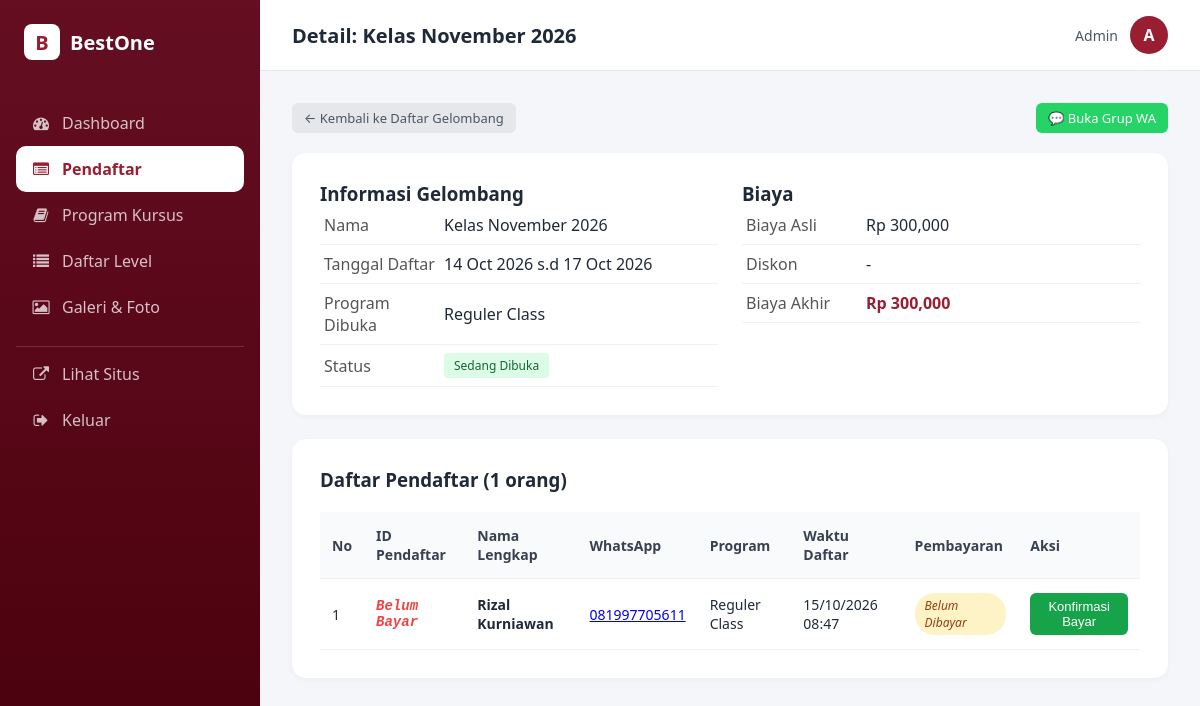
/admin/pendaftar/detail/1 (signed in), run on an earlier commit of the app's database.
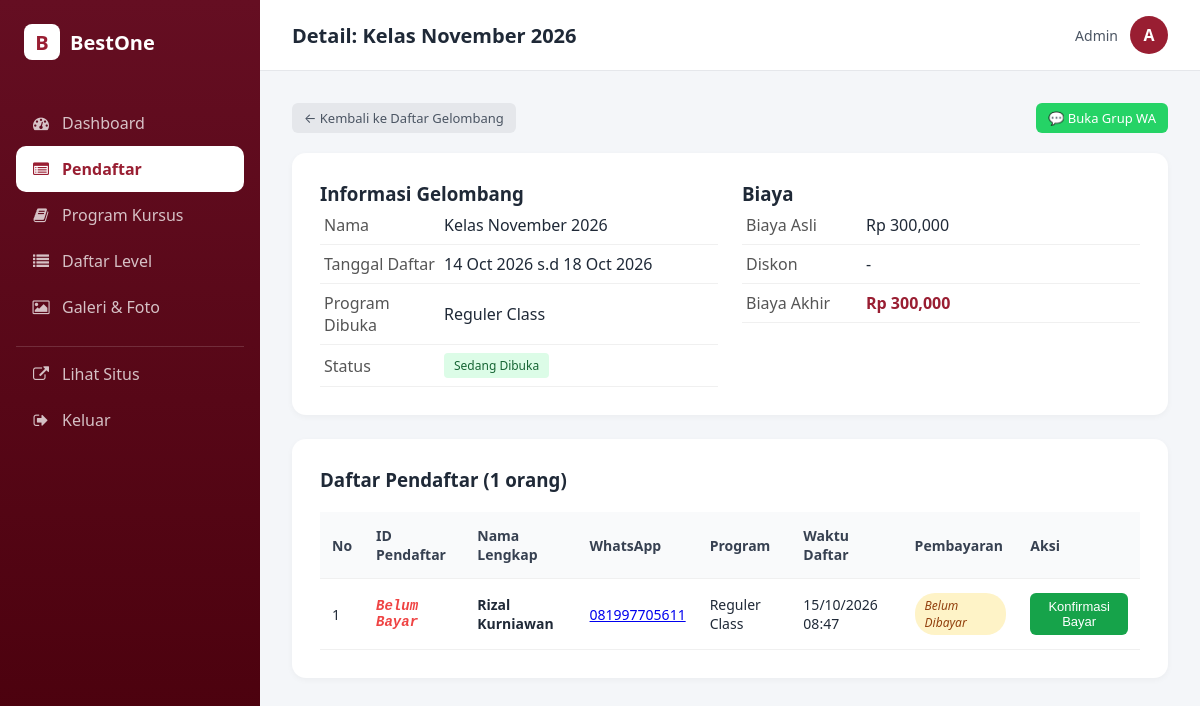
And on a later commit of the database.
### models/database.py (models this page shows, shortened)
class Periode(db.Model):
    __tablename__ = 'periode'
    id = db.Column(db.Integer, primary_key=True)
    nama = db.Column(db.String(100), nullable=False)
    mulai = db.Column(db.DateTime)
    selesai = db.Column(db.DateTime)
    kelas_mulai = db.Column(db.DateTime)
    program_dibuka = db.Column(db.String(255))
    level_dibuka = db.Column(db.Text, nullable=True)
    biaya = db.Column(db.Integer)
    diskon = db.Column(db.Integer)
    link_grup_wa = db.Column(db.String(255))
    dibuat_pada = db.Column(db.DateTime, default=db.func.now())
    pendaftar = db.relationship('Pendaftar', backref='periode', lazy=True, cascade='all, delete-orphan')
    @property
    def biaya_akhir(self):
        if not self.biaya:
            return 0
        if not self.diskon:
            return self.biaya
        return int(self.biaya * (100 - self.diskon) / 100)
    @property
    def sedang_aktif(self):
        from datetime import datetime
        sekarang = datetime.now()
        if self.mulai and self.selesai:
            return self.mulai <= sekarang <= self.selesai
        if self.mulai:
            return sekarang >= self.mulai
        if self.selesai:
            return sekarang <= self.selesai
        return False

### routes/admin/pendaftar.py (the view)
@pendaftar_bp.route('/pendaftar/detail/<int:periode_id>')
def detail(periode_id):
    cek = cek_login()
    if cek: return cek
    periode = Periode.query.get_or_404(periode_id)
    daftar_pendaftar = Pendaftar.query.filter_by(periode_id=periode.id).order_by(Pendaftar.waktu_daftar.desc()).all()
    return render_template('admin/detail_pendaftar.html',
        halaman='pendaftar',
        periode=periode,
        daftar_pendaftar=daftar_pendaftar
    )

### app.py (called while the page is built)
@app.before_request
def force_https():
    if request.headers.get("X-Forwarded-Proto") == "https":
        request.environ["wsgi.url_scheme"] = "https"

### routes/admin/pendaftar.py (called while the page is built)
def cek_login():
    if not session.get('admin_logged_in'):
        return redirect(url_for('login.login'))

### templates/admin/detail_pendaftar.html (shortened to what this page needs)
{% extends "admin/base_admin.html" %}
{% block judul_halaman %}Detail: {{ periode.nama }}{% endblock %}
{% block isi %}
<div class="bar-atas">
  <a href="{{ url_for('admin_pendaftar.pendaftar') }}" class="btn-sm btn-abu">← Kembali ke Daftar Gelombang</a>
  {% if periode.link_grup_wa %}
    <a href="{{ periode.link_grup_wa }}" target="_blank" class="btn-sm btn-wa">💬 Buka Grup WA</a>
  {% endif %}
</div>
<div class="kartu-biasa mb-6">
  <div class="grid md:grid-cols-2 gap-6">
    <div>
      <h3 class="text-lg font-semibold mb-3">Informasi Gelombang</h3>
      <table class="tabel-info">
        <tr><th>Nama</th><td>{{ periode.nama }}</td></tr>
        <tr><th>Tanggal Daftar</th><td>
          {% if periode.mulai and periode.selesai %}
            {{ periode.mulai.strftime('%d %b %Y') }} s.d {{ periode.selesai.strftime('%d %b %Y') }}
          {% else %}-{% endif %}
        </td></tr>
        <tr><th>Program Dibuka</th><td>{{ periode.program_dibuka }}</td></tr>
        <tr><th>Status</th><td>
          {% if periode.sedang_aktif %}
            <span class="label-status aktif">Sedang Dibuka</span>
          {% else %}
            <span class="label-status tutup">Tertutup / Belum Mulai</span>
          {% endif %}
        </td></tr>
      </table>
    </div>
    <div>
      <h3 class="text-lg font-semibold mb-3">Biaya</h3>
      <table class="tabel-info">
        <tr><th>Biaya Asli</th><td>Rp {{ "{:,}".format(periode.biaya or 0) }}</td></tr>
        <tr><th>Diskon</th><td>{% if periode.diskon %}{{ periode.diskon }}%{% else %}-{% endif %}</td></tr>
        <tr class="baris-total"><th>Biaya Akhir</th><td><strong>Rp {{ "{:,}".format(periode.biaya_akhir) }}</strong></td></tr>
      </table>
    </div>
  </div>
</div>
<div class="kartu-biasa">
  <div class="baris-atas mb-4">
    <h3 class="text-lg font-semibold">Daftar Pendaftar ({{ daftar_pendaftar|length }} orang)</h3>
  </div>
  <div class="tabel-wrapper">
    <table class="tabel-data">
      <thead>
        <tr>
          <th>No</th>
          <th>ID Pendaftar</th>
          <th>Nama Lengkap</th>
          <th>WhatsApp</th>
          <th>Program</th>
          <th>Waktu Daftar</th>
          <th>Pembayaran</th>
          <th>Aksi</th>
        </tr>
      </thead>
      <tbody>
        {% if daftar_pendaftar %}
        {% for p in daftar_pendaftar %}
        <tr>
          <td>{{ loop.index }}</td>
          <td class="id-pendaftar">
            {% if p.sudah_bayar %}
              <strong>{{ p.id_pendaftar }}</strong>
            {% else %}
              <span class="belum-bayar">Belum Bayar</span>
            {% endif %}
          </td>
          <td><strong>{{ p.nama }}</strong></td>
          <td><a href="https://wa.me/{{ p.whatsapp | replace('-','') | replace(' ','') }}" target="_blank">{{ p.whatsapp }}</a></td>
          <td>{{ p.program }}</td>
          <td>{{ p.waktu_daftar.strftime('%d/%m/%Y %H:%M') if p.waktu_daftar else '-' }}</td>
          <td>
            {% if p.sudah_bayar %}
              <span class="label-status sudah-bayar">✓ Sudah Dibayar</span>
            {% else %}
              <span class="label-status belum-bayar">Belum Dibayar</span>
            {% endif %}
          </td>
          <td>
            {% if not p.sudah_bayar %}
            <form method="POST" action="{{ url_for('admin_pendaftar.konfirmasi_bayar', pendaftar_id=p.id) }}" onsubmit="return confirm('Konfirmasi sudah dibayar? ID akan dibuat otomatis!')">
              <button type="submit" class="btn-sm btn-hijau">Konfirmasi Bayar</button>
            </form>
            {% else %}
            <span class="btn-sm btn-abu-sudah">Selesai</span>
            {% endif %}
          </td>
        </tr>
        {% endfor %}
        {% else %}
        <tr>
          <td colspan="8" class="kosong">Belum ada pendaftar di periode ini</td>
        </tr>
        {% endif %}
      </tbody>
    </table>
  </div>
</div>
{% endblock %}

What changed in the data, as far as the page shows it:
changed Periode "Reguler Class": selesai "17 Oct 2026" → "18 Oct 2026"
